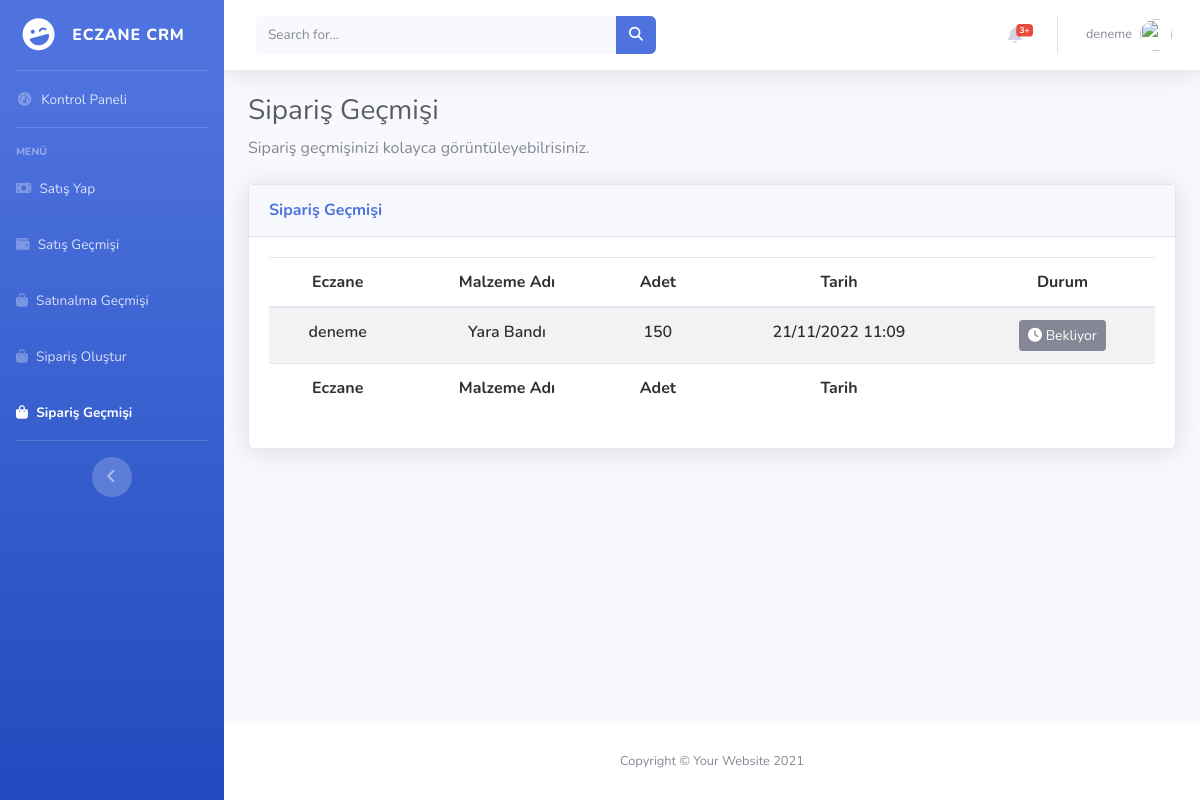
Page /order/history (signed in) on the earlier database version.
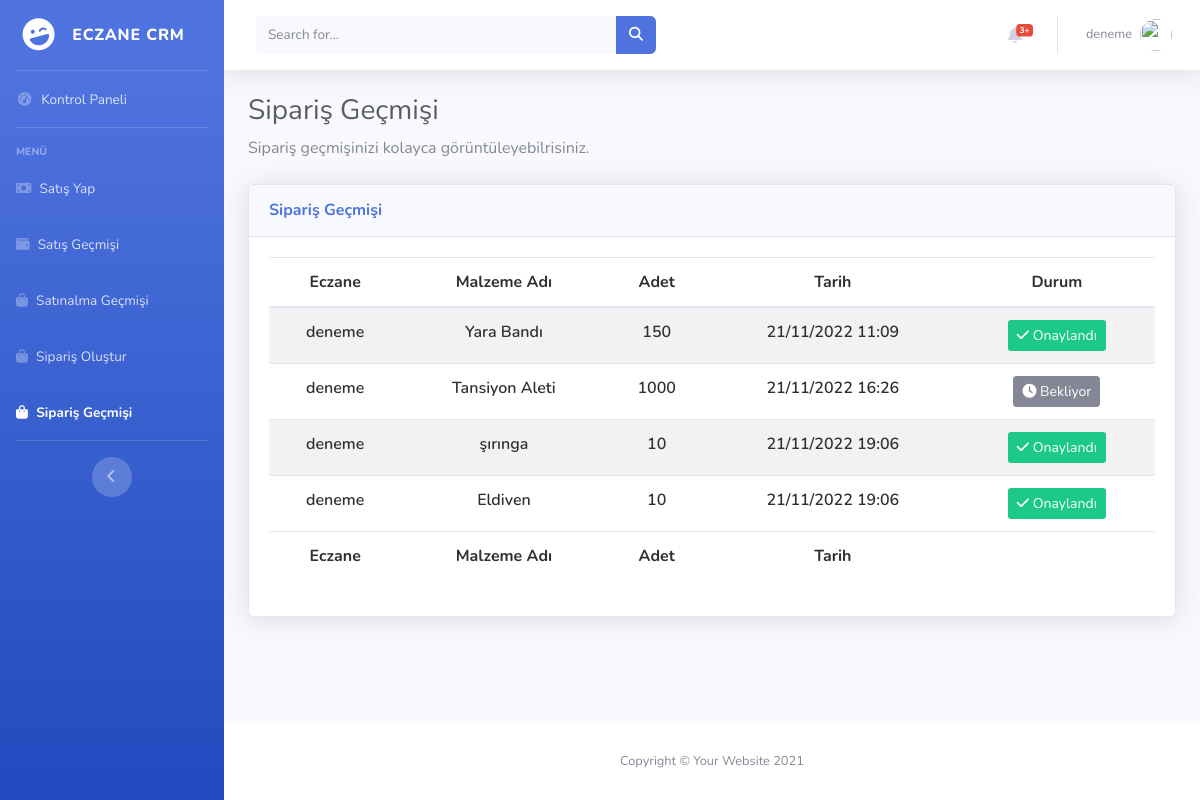
Same page on the later database version.
### items/models.py (models this page shows, shortened)
class Order(models.Model):
    user = models.ForeignKey(User, on_delete=models.CASCADE)
    item_name = models.ForeignKey(Items, on_delete=models.SET_NULL,null=True)
    quantity=models.DecimalField(max_digits=10,decimal_places=2)
    status=models.BooleanField(default=False)
    created_at = models.DateTimeField(auto_now_add=True,null=True,blank=True)
    updated_at = models.DateTimeField(auto_now=True,null=True,blank=True)

class Items(models.Model):
    item_name=models.CharField(max_length=60)
    quantity=models.DecimalField(max_digits=10,decimal_places=2)
    status=models.BooleanField(default=True)
    created_at = models.DateTimeField(auto_now_add=True,null=True,blank=True)
    updated_at = models.DateTimeField(auto_now=True,null=True,blank=True)
    def __str__(self):
        return self.item_name

### pharmacy/views.py (the view)
# urls.py: path("order/history",views.order_history,name="order_history"),
@login_required(login_url = "accounts:signin")
def order_history(request):
    items=Order.objects.filter(user=request.user)
    return render(request,"order_history.html",{"items":items})

### pharmacy/templates/order_history.html (shortened to what this page needs)
{% extends 'layout.html' %}
{% load static %}
{% block css %}
    <link href="https://cdn.datatables.net/1.12.1/css/dataTables.bootstrap5.min.css" rel="stylesheet"/>
    <link href="https://cdn.datatables.net/responsive/2.3.0/css/responsive.bootstrap5.min.css" rel="stylesheet" />
    <link href="https://cdn.datatables.net/buttons/2.2.3/css/buttons.dataTables.min.css" rel="stylesheet"/>
<link
  rel="stylesheet"
  href="https://cdnjs.cloudflare.com/ajax/libs/font-awesome/6.2.0/css/all.min.css"
/>
<link rel="stylesheet" href="{% static 'css/datatables_file.css'%}">
{% endblock  %}
{% block body %}
                <div class="container-fluid">
                    <h1 class="h3 mb-2 text-gray-800">Sipariş Geçmişi</h1>
                    <p class="mb-4">Sipariş geçmişinizi kolayca görüntüleyebilrisiniz.</p>
                    <div class="card shadow mb-4">
                        <div class="card-header py-3">
                            <h6 class="m-0 font-weight-bold text-primary"> Sipariş Geçmişi
                             </h6>
                        </div>
                        <div class="card-body">
                            <div class="table-responsive">
                                <table
                                id="example"
                                class="table table-striped nowrap"
                                style="width: 100%!important">
                                <thead>
                                    <tr>
                                      <th data-priority="1">Eczane</th>
                                      <th data-priority="2">Malzeme Adı</th>
                                      <th data-priority="3">Adet</th>
                                      <th data-priority="4">Tarih</th>
                                      <th data-priority="5">Durum</th>
                                    </tr>
                                  </thead>
                                  <tbody>
                                    {% for item in items %}
                                    <tr>
                                      <td>{{item.user}}</td>
                                      <td>{{item.item_name}}</td>
                                      <td>
                                        {{ item.quantity | stringformat:'d' }}
                                      </td>
                                      <td>
                                        {{item.created_at|date:"d/m/Y H:i"}}
                                      </td>
                                      <td>
                                        {% if item.status %}
                                        <div class="btn bg-success btn-sm text-white text-sm  p-1 px-2">
                                          <i class="fa fa-check" ></i>
                                          <span class="text-sm text-capitalize text-white ">Onaylandı</span>
                                        </div>
                                        {% else %}
                                        <div class="btn btn-secondary btn-sm text-white text-sm">
                                          <i class="fa fa-clock" ></i>
                                          <span class=" text-sm text-capitalize text-white ">Bekliyor</span>
                                        </div>
                                        {% endif %}
                                      </td>
                                    </tr>
                                    {% endfor %}
                                  </tbody>
                                  <tfoot>
                                    <tr >
                                      <th>Eczane</th>
                                      <th>Malzeme Adı</th>
                                      <th>Adet</th>
                                      <th>Tarih</th>
                                      <th></th>
                                    </tr>
                                  </tfoot>
                                </table>
                            </div>
                        </div>
                    </div>
                </div>
{% endblock  %}

Differences in the rows shown:
changed Order "Yara Bandı": status "Bekliyor" → "Onaylandı"
added Order: user "deneme", item_name "Tansiyon Aleti", quantity "1000", created_at "21/11/2022 16:26", status False (drawn)
added Order: user "deneme", item_name "şırınga", quantity "10", created_at "21/11/2022 19:06", status True (drawn)
added Order: user "deneme", item_name "Eldiven", quantity "10", created_at "21/11/2022 19:06", status True (drawn)
